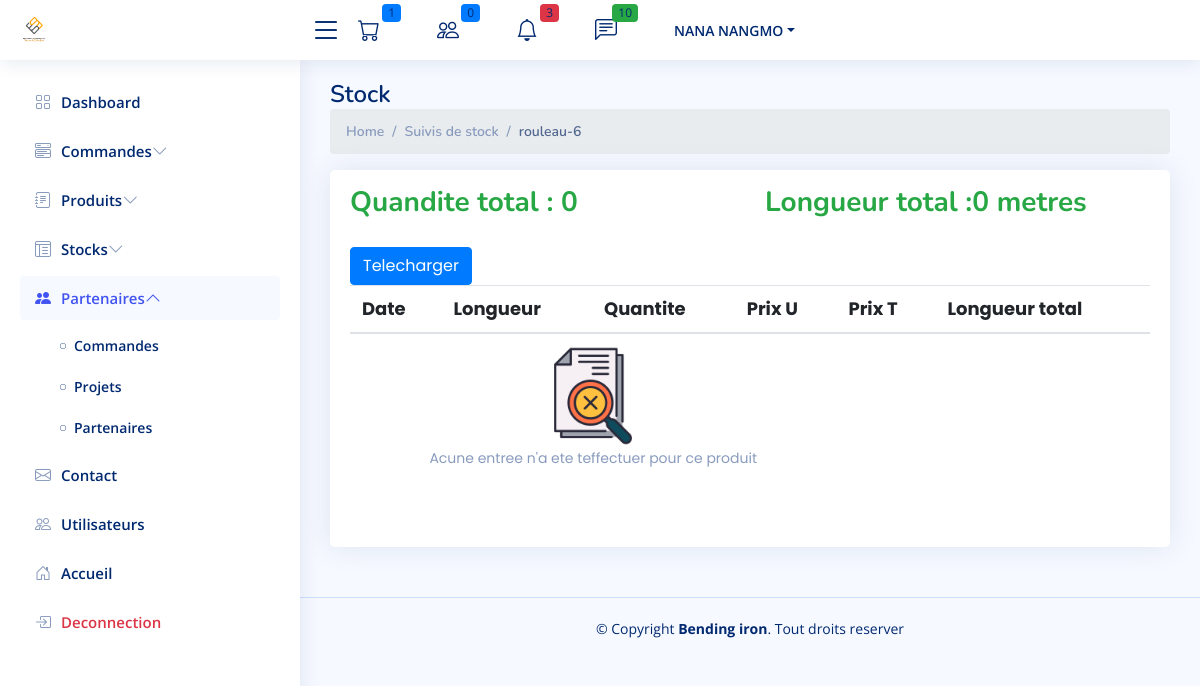
/cpanel/stocks/suivis-produit/3 (signed in), run on the app's committed database.
### auth_app/models.py (models this page shows, shortened)
class CustomUser(AbstractUser):
    phone_number = models.CharField(max_length=200)
    is_partenaire = models.BooleanField(default=0)
    groups = models.ManyToManyField(Group, related_name="customuser_set")
    user_permissions = models.ManyToManyField(Permission, related_name="customuser_set")

### fer/models.py (models this page shows)
class Fer(models.Model):
    TYPE_CHOICES = [
        ('barre', 'Barre de fer'),
        ('rouleau', 'Rouleau de fer'),
    ]
    diametre = models.CharField(max_length=255)
    user = models.ForeignKey(User, on_delete=models.SET_NULL, null=True, blank=True)
    categorie = models.CharField(max_length=10, choices=TYPE_CHOICES)
    longueur_critique =  models.PositiveIntegerField(null=True, blank=True, default=500)
    created_at = models.DateTimeField(auto_now_add=True)
    class Meta:
        constraints = [
            models.UniqueConstraint(fields=['diametre', 'categorie'], name='unique_diametre_categorie')
        ]
    def __str__(self):
        return f"{self.categorie}-{self.diametre}"
    @property
    def quantite_totale(self):
        return self.mouvement_set.filter(quantite__isnull=False).aggregate(total=models.Sum('quantite'))['total'] or 0
    @property
    def longueur_totale(self):
        total = self.mouvement_set.annotate(
            total_longueur=ExpressionWrapper(F('longueur_m') * F('quantite'), output_field=DecimalField())
        ).aggregate(longueur_totale=Sum('total_longueur'))['longueur_totale']
        return total or 0
    @property
    def sueil_atteint(self):
       if self.longueur_totale < self.longueur_critique :
           return True
       else :
           return False

### admin_site/views.py (the view)
# urls.py: path("stocks/suivis-produit/<int:fer_id>", get_suivis, name="admin.suivis.produit"),
@user_passes_test(is_admin)
def get_suivis(request, fer_id):
    fer=get_object_or_404(Fer, id=fer_id)
    mouvements = Mouvement.objects.filter(fer=fer_id).order_by('-date')
    context = {
        'mouvements': mouvements,
        'fer':fer
     }
    return render(request, "fer/suivis.html", context)

### admin_site/views.py (called while the page is built)
def is_admin(user):
   return user.groups.filter(name='admin').exists() or user.groups.filter(name='superadmin').exists()

### contact/context_processor.py (called while the page is built)
def unread_messages(request):
    pass
    unread_messages =Contact.get_unread_messages()
    return {
        'unread_messages_count': unread_messages.count(),
        'unread_messages': unread_messages,
    }

### contact/models.py (called while the page is built)
    @staticmethod
    def get_unread_messages():
        return Contact.objects.filter(is_read=False).order_by('-created_at').all()

### fer/context_processors.py (called while the page is built)
def seuil_critique_count(request):
    seuil_count = sum(1 for fer in Fer.objects.all() if fer.sueil_atteint)
    return {
        'fer_seuil_critique_count': seuil_count
    }

### produits/models.py (called while the page is built)
    @property
    def prix_utile(self):
        return self.prix/12000

### usesOrders/context_proccessor.py (called while the page is built)
def panier_count(request):
    if request.user.is_authenticated:
        panier = Cart.objects.filter(user=request.user).first()
        if panier :
            items=CartItem.objects.filter(cart_id=panier.id)
            total_articles = items.count()
            if total_articles :
                total_articles = items.count()
            else :
                total_articles = 0
        else:
         total_articles = 0
    else:
        total_articles = 0  # Si l'utilisateur n'est pas connecté, il n'y a pas de panier
    return {'panier_count': total_articles,}

def commandes_en_attente(request):
    nb_en_attente = 0
    commandes = Order.objects.all()
    for commande in commandes:
        dernier_traiment = Traiment.objects.filter(order=commande).order_by('-created_at').first()
        if dernier_traiment and dernier_traiment.statut == 'en_attente':
            nb_en_attente += 1
    return {
        'nb_order': nb_en_attente
    }

### admin_site/templates/fer/suivis.html (shortened to what this page needs)
{% extends '../app.html' %}
{% block 'content' %}
{% load static %}
<main id="main" class="main">
    <div class="pagetitle">
        <h1>Stock</h1>
        <nav>
            <ol class="breadcrumb">
                <li class="breadcrumb-item"><a href="/">Home</a></li>
                <li class="breadcrumb-item">Suivis de stock</li>
                <li class="breadcrumb-item active">{{fer}}</li>
            </ol>
        </nav>
    </div>
    <section class="section">
        <div class="row">
            <div class="col-lg-12">
                <div class="card">
                    <div class="card-body">
                        <div class="row mt-3">
                            <div class="col-md-6">
                                    <h3 class="text-success"><b>Quandite total : {{fer.quantite_totale}}</b></h3>
                            </div>
                            <div class="col-md-6">
                                <h3 class="text-success"><b>Longueur total :{{fer.longueur_totale}} metres</b></h3>
                            </div>
                        </div>
                        <h5 class="card-title  mb-3"><a href="" class="btn btn-primary">Telecharger</a>
                            <br>
                            <table class="table datatable">
                                <thead>
                                    <tr>
                                        <th>Date</th>
                                        <th>Longueur</th>
                                        <th>Quantite</th>
                                        <th>Prix U</th>
                                        <th>Prix T</th>
                                        <th>Longueur total</th>
                                    </tr>
                                </thead>
                                <tbody>
                                    {% for mouvement in mouvements %}
                                    <tr>
                                        <td>{{mouvement.date}}</td>
                                        <td>{{mouvement.longueur_m}}</td>
                                        <td>{{mouvement.quantite}}</td>
                                        <td>{{mouvement.prix_u}}</td>
                                        <td>{{mouvement.prix_total}}</td>
                                        <td>{{mouvement.longueur_total}}</td>
                                    </tr>
                                    {% empty %}
                                    <tr>
                                        <td colspan="4" class="text-center">
                                            <img src="{% static 'nodata.png'%}" alt="" height="100px">
                                            <br>
                                            <span>Acune entree n'a ete teffectuer pour ce produit</span>
                                        </td>
                                    </tr>
                                    {% endfor %}
                                </tbody>
                            </table>
                    </div>
                </div>
            </div>
        </div>
    </section>
</main>
{%endblock%}

### admin_site/templates/includes/navbar.html (shortened to what this page needs)
{% load static %}
<header id="header" class="header fixed-top d-flex align-items-center">
    <div class="d-flex align-items-center justify-content-between">
        <a href="{% url 'font.index' %}" class="logo d-flex align-items-center">
            <img width="" src="{% static 'front/images/footer-img.png' %}" alt="DFMAC">
        </a>
        <i class="bi bi-list toggle-sidebar-btn"></i>
    </div>
    <nav class="header-nav ms-auto">
        <ul class="d-flex align-items-center">
            <li class="nav-item dropdown">
                <a class="nav-link nav-icon" href="#" data-bs-toggle="dropdown">
                    <i class="bi bi-cart"></i>
                    <span class="badge bg-primary badge-number">{{nb_order}}</span>
                </a>
            </li>
            <li class="nav-item dropdown">
                <a class="nav-link nav-icon" href="#" data-bs-toggle="dropdown">
                    <i class="bi bi-people"></i>
                    <span class="badge bg-primary badge-number">0</span>
                </a>
            </li>
            <li class="nav-item dropdown">
                <a class="nav-link nav-icon" href="#" data-bs-toggle="dropdown">
                    <i class="bi bi-bell"></i>
                    <span class="badge bg-danger badge-number">{{ fer_seuil_critique_count }}</span>
                </a>
            </li>
            <li class="nav-item dropdown">
                <a class="nav-link nav-icon" href="#" data-bs-toggle="dropdown">
                    <i class="bi bi-chat-left-text"></i>
                    <span class="badge bg-success badge-number">{{ unread_messages_count }}</span>
                </a>
            </li>
            <li class="nav-item dropdown pe-3">
                {% if user.is_authenticated %}
                <a class="nav-link nav-profile d-flex align-items-center pe-0" href="#" data-bs-toggle="dropdown">
                    <span class="d-none d-md-block dropdown-toggle ps-2">{{user.last_name}}</span>
                </a>
                {%endif%}
            </li>
        </ul>
    </nav>
</header>

### staticfiles/admin/assets/css/style.css (style rules this page uses)
:root { scroll-behavior: smooth; }
body { font-family: "Open Sans", sans-serif; background: #f6f9ff; color: #444444; }
a { color: #4154f1; text-decoration: none; }
h1, h2, h3, h4, h5, h6 { font-family: "Nunito", sans-serif; }
#main { margin-top: 60px; padding: 20px 30px; transition: all 0.3s; }
.pagetitle { margin-bottom: 10px; }
.pagetitle h1 { font-size: 24px; margin-bottom: 0; font-weight: 600; color: #012970; }
.card { margin-bottom: 30px; border: none; border-radius: 5px; box-shadow: 0px 0 30px rgba(1, 41, 112, 0.1); }
.card-title { padding: 20px 0 15px 0; font-size: 18px; font-weight: 500; color: #012970; font-family: "Poppins", sans-serif; }
.card-title span { color: #899bbd; font-size: 14px; font-weight: 400; }
.card-body { padding: 0 20px 20px 20px; }
.breadcrumb { font-size: 14px; font-family: "Nunito", sans-serif; color: #899bbd; font-weight: 600; }
.breadcrumb a { color: #899bbd; transition: 0.3s; }
.breadcrumb .breadcrumb-item::before { color: #899bbd; }
.breadcrumb .active { color: #51678f; font-weight: 600; }
.logo { line-height: 1; }
@media (min-width: 1200px) { .logo { width: 280px; } }
.logo img { max-height: 26px; margin-right: 6px; }
.header { transition: all 0.5s; z-index: 997; height: 60px; box-shadow: 0px 2px 20px rgba(1, 41, 112, 0.1); background-color: #fff; padding-left: 20px; }
.header .toggle-sidebar-btn { font-size: 32px; padding-left: 10px; cursor: pointer; color: #012970; }
.header-nav ul { list-style: none; }
.header-nav>ul { margin: 0; padding: 0; }
.header-nav .nav-icon { font-size: 22px; color: #012970; margin-right: 25px; position: relative; }
.header-nav .nav-profile { color: #012970; }
.header-nav .nav-profile span { font-size: 14px; font-weight: 600; }
.header-nav .badge-number { position: absolute; inset: -2px -5px auto auto; font-weight: normal; font-size: 12px; padding: 3px 6px; }
@media (min-width: 1200px) { #main, #footer { margin-left: 300px; } }

### data on the page
Fer: categorie+diametre "rouleau-6", quantite_totale "0", longueur_totale "0"

### other printed values
{{ nb_order }} "1"
{{ fer_seuil_critique_count }} "3"
{{ unread_messages_count }} "10"
{{ user.last_name }} "NANA NANGMO"
